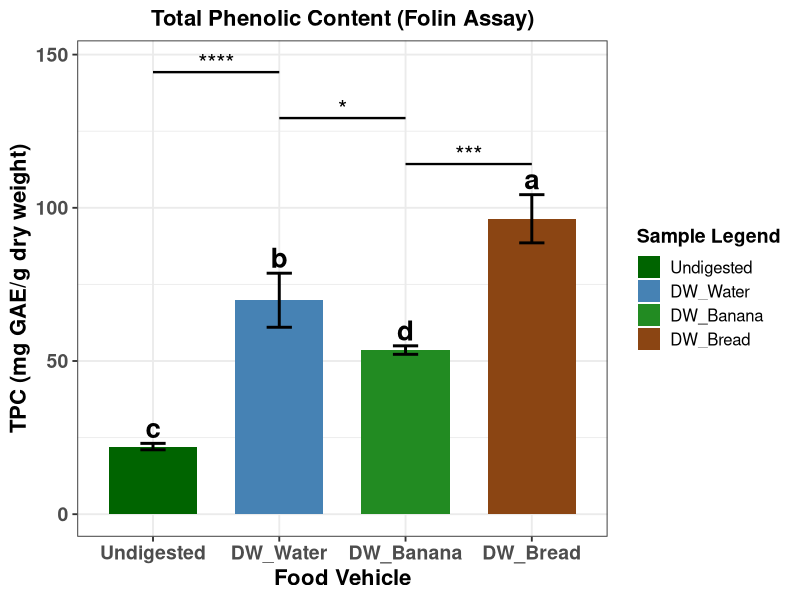

Recreate this plot in R.
#This Code is made by Maruf Raihan (PhD,NICHE,Ulster)for Folin data statistical analysis and visual presentation


library(dplyr)
library(ggplot2)
library(multcompView)

# -----------------------------
# Raw data
# -----------------------------
TPC <- c(
  22.1, 21.0, 23.1,        # Undigested
  80.0, 65.4, 64.1,        # DW-Water
  52.4, 55.1, 53.2,        # DW-Banana
  105.13, 89.83, 94.30     # DW-Bread
)

group <- factor(rep(c("Undigested", "DW_Water", "DW_Banana", "DW_Bread"), each = 3))
df <- data.frame(TPC, group)

# -----------------------------
# ANOVA + Tukey
# -----------------------------
anova_result <- aov(TPC ~ group, data = df)
tukey <- TukeyHSD(anova_result)

# Extract p-values
pvals <- tukey$group[, "p adj"]
names(pvals) <- rownames(tukey$group)

# -----------------------------
# Tukey LETTERS (NEW)
# -----------------------------
letters <- multcompLetters(pvals)$Letters
letters_df <- data.frame(
  Sample = names(letters),
  Letter = letters
)

# -----------------------------
# Summary table (means + SD)
# -----------------------------
df_summary <- df %>%
  group_by(group) %>%
  summarise(
    Mean = mean(TPC),
    SD   = sd(TPC),
    .groups = "drop"
  )

df_summary$Sample <- factor(df_summary$group,
                            levels = c("Undigested", "DW_Water", "DW_Banana", "DW_Bread"))

# Merge Tukey letters into summary
df_summary <- merge(df_summary, letters_df, by.x = "Sample", by.y = "Sample")

# -----------------------------
# Function: convert p-value → asterisks
# -----------------------------
p_to_star <- function(p) {
  if (p < 0.0001) return("****")
  if (p < 0.001)  return("***")
  if (p < 0.01)   return("**")
  if (p < 0.05)   return("*")
  return("ns")
}

# -----------------------------
# Build automatic bracket table
# -----------------------------
comparisons <- data.frame(
  comp = names(pvals),
  p = pvals,
  stars = sapply(pvals, p_to_star)
)

# Split "A-B" into two groups
comparisons <- comparisons %>%
  mutate(
    g1 = sub("-.*", "", comp),
    g2 = sub(".*-", "", comp)
  )

# -----------------------------
# REMOVE ONLY:
# Undigested – DW_Banana
# Undigested – DW_Bread
# DW_Water – DW_Bread
# -----------------------------
remove_comps <- c(
  "Undigested-DW_Banana",
  "DW_Banana-Undigested",
  "DW_Water-DW_Bread",
  "DW_Bread-DW_Water",
  "Undigested-DW_Bread"
)

comparisons <- comparisons %>%
  filter(!(comp %in% remove_comps))

# -----------------------------
# Assign bracket height automatically
# -----------------------------
max_y <- max(df_summary$Mean + df_summary$SD)
comparisons$y <- seq(max_y + 10, max_y + 10 + 15*(nrow(comparisons)-1), by = 15)

# -----------------------------
# ggplot
# -----------------------------
p <- ggplot(df_summary, aes(x = Sample, y = Mean, fill = Sample)) +
  geom_col(width = 0.7) +
  geom_errorbar(aes(ymin = Mean - SD, ymax = Mean + SD),
                width = 0.2, linewidth = 1) +
  
  # -----------------------------
# ADD TUKEY LETTERS ABOVE BARS
# -----------------------------
geom_text(
  aes(label = Letter, y = Mean + SD + 5),
  size = 7,
  fontface = "bold"
) +
  
  scale_fill_manual(
    values = c("Undigested" = "darkgreen",
               "DW_Water"   = "steelblue",
               "DW_Banana"  = "forestgreen",
               "DW_Bread"   = "saddlebrown"),
    name = "Sample Legend"
  ) +
  
  theme_bw(base_size = 14) +
  theme(
    legend.position = "right",
    legend.title = element_text(size = 14, face = "bold"),
    legend.text  = element_text(size = 12),
    plot.title = element_text(size = 16, face = "bold", hjust = 0.5),
    axis.text.x = element_text(size = 14, face = "bold"),
    axis.text.y = element_text(size = 14, face = "bold"),
    axis.title.x = element_text(size = 16, face = "bold"),
    axis.title.y = element_text(size = 16, face = "bold")
  ) +
  labs(
    title = "Total Phenolic Content (Folin Assay)",
    x = "Food Vehicle",
    y = "TPC (mg GAE/g dry weight)"
  )

# -----------------------------
# Add automatic brackets + asterisks
# -----------------------------
for (i in 1:nrow(comparisons)) {
  g1 <- comparisons$g1[i]
  g2 <- comparisons$g2[i]
  y  <- comparisons$y[i]
  stars <- comparisons$stars[i]
  
  x1 <- which(levels(df_summary$Sample) == g1)
  x2 <- which(levels(df_summary$Sample) == g2)
  
  p <- p +
    annotate("segment", x = x1, xend = x2, y = y, yend = y, linewidth = 0.8) +
    annotate("text", x = (x1 + x2)/2, y = y + 3, label = stars, size = 6)
}

print(p)

# -----------------------------
# Console output
# -----------------------------
cat("\n=== DESCRIPTIVE STATS + TUKEY LETTERS ===\n")
print(df_summary)

cat("\n=== ANOVA SUMMARY ===\n")
print(summary(anova_result))

cat("\n=== TUKEY POST-HOC ===\n")
print(tukey)

cat("\n=== SIGNIFICANCE STARS USED IN PLOT ===\n")
print(comparisons[, c("comp", "p", "stars")])
